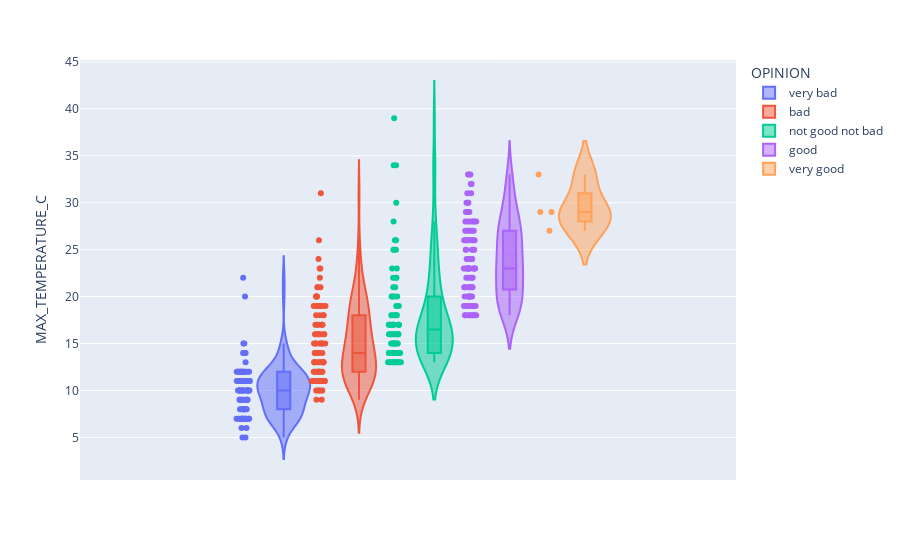

Source (notebook cell):
### Markdown cell above
## Draw 5 violin charts on the same figure
Do you know box plot ? Violin is like a box plot, but with density.

### Code cell
# Complete the code below to add Opinion on color argument.
# Change colors to be coherent and not to draw a rainbow.
# Could you read on the graph which is the max temperature for a "bad" weather ?

# fig = px.violin(df_weather, y="MAX_TEMPERATURE_C",  box=True, points="all")
# fig.show()

fig = px.violin(df_weather, y="MAX_TEMPERATURE_C", box=True, points="all", color="OPINION")

fig.show()

### Figure 1 — Plotly figure (JSON) as saved in the notebook; plotly's stock layout.template omitted (floating-point values rounded to 4 significant figures)
{"data": [{"alignmentgroup": "True", "box": {"visible": true}, "hovertemplate": "OPINION=very bad<br>MAX_TEMPERATURE_C=%{y}<extra></extra>", "legendgroup": "very bad", "marker": {"color": "#636efa"}, "name": "very bad", "offsetgroup": "very bad", "orientation": "v", "points": "all", "scalegroup": "True", "showlegend": true, "type": "violin", "x0": " ", "xaxis": "x", "y": [9, 8, 6, 5, 6, 5, 10, 7, 7, 10, 9, 9, 8, 9, 7, 7, 7, 8, 7, 7, 8, 8, 9, 7, 8, 7, 8, 7, 10, 11, 10, 12, 10, 12, 12, 12, 12, 11, 11, 11, 11, 12, 12, 12, 10, 10, 10, 10, 12, 12, 9, 14, 11, 12, 15, 15, 22, 20, 14, 14, 11, 11, 10, 11, 9, 11, 8, 9, 8, 10, 9, 7, 11, 10, 12, 7, 7, 7, 8, 7, 11, 11, 9, 12, 10, 10, 11, 13, 12, 11, 10, 10, 14, 12, 11, 9, 12, 10], "y0": " ", "yaxis": "y"}, {"alignmentgroup": "True", "box": {"visible": true}, "hovertemplate": "OPINION=bad<br>MAX_TEMPERATURE_C=%{y}<extra></extra>", "legendgroup": "bad", "marker": {"color": "#EF553B"}, "name": "bad", "offsetgroup": "bad", "orientation": "v", "points": "all", "scalegroup": "True", "showlegend": true, "type": "violin", "x0": " ", "xaxis": "x", "y": [10, 10, 10, 11, 11, 10, 9, 12, 11, 11, 12, 13, 14, 11, 11, 13, 12, 10, 11, 13, 11, 12, 14, 18, 13, 13, 12, 16, 15, 15, 15, 15, 14, 17, 18, 17, 19, 19, 15, 16, 23, 31, 26, 21, 23, 22, 20, 19, 24, 21, 17, 19, 19, 19, 20, 21, 19, 19, 17, 18, 18, 20, 20, 16, 16, 16, 16, 15, 15, 14, 15, 12, 14, 17, 16, 17, 14, 13, 12, 11, 11, 12, 13, 14, 13, 13, 9, 13, 13, 11, 12, 12, 12, 11], "y0": " ", "yaxis": "y"}, {"alignmentgroup": "True", "box": {"visible": true}, "hovertemplate": "OPINION=not good not bad<br>MAX_TEMPERATURE_C=%{y}<extra></extra>", "legendgroup": "not good not bad", "marker": {"color": "#00cc96"}, "name": "not good not bad", "offsetgroup": "not good not bad", "orientation": "v", "points": "all", "scalegroup": "True", "showlegend": true, "type": "violin", "x0": " ", "xaxis": "x", "y": [13, 15, 14, 15, 13, 17, 17, 14, 15, 14, 13, 13, 13, 15, 17, 13, 13, 14, 16, 17, 16, 14, 14, 14, 14, 15, 19, 14, 17, 15, 14, 16, 16, 16, 17, 17, 19, 15, 15, 20, 16, 18, 16, 17, 18, 18, 20, 34, 34, 22, 26, 25, 39, 23, 25, 28, 23, 22, 22, 21, 21, 26, 25, 30, 17, 20, 16, 18, 20, 17, 16, 16, 18, 13, 13, 13], "y0": " ", "yaxis": "y"}, {"alignmentgroup": "True", "box": {"visible": true}, "hovertemplate": "OPINION=good<br>MAX_TEMPERATURE_C=%{y}<extra></extra>", "legendgroup": "good", "marker": {"color": "#ab63fa"}, "name": "good", "offsetgroup": "good", "orientation": "v", "points": "all", "scalegroup": "True", "showlegend": true, "type": "violin", "x0": " ", "xaxis": "x", "y": [18, 19, 20, 18, 19, 18, 19, 21, 24, 21, 21, 18, 18, 18, 20, 21, 21, 20, 25, 23, 20, 18, 19, 19, 25, 28, 20, 20, 23, 27, 26, 31, 32, 26, 24, 25, 26, 28, 30, 28, 27, 25, 28, 26, 27, 26, 26, 29, 26, 33, 32, 23, 24, 23, 27, 29, 26, 25, 23, 23, 22, 23, 28, 30, 33, 30, 33, 29, 23, 23, 24, 26, 20, 19, 23, 22, 21, 22, 22, 24, 28, 29, 31, 21, 27, 23, 23, 27, 28, 19, 18, 21, 19], "y0": " ", "yaxis": "y"}, {"alignmentgroup": "True", "box": {"visible": true}, "hovertemplate": "OPINION=very good<br>MAX_TEMPERATURE_C=%{y}<extra></extra>", "legendgroup": "very good", "marker": {"color": "#FFA15A"}, "name": "very good", "offsetgroup": "very good", "orientation": "v", "points": "all", "scalegroup": "True", "showlegend": true, "type": "violin", "x0": " ", "xaxis": "x", "y": [29, 27, 33, 29], "y0": " ", "yaxis": "y"}], "layout": {"legend": {"title": {"text": "OPINION"}, "tracegroupgap": 0}, "margin": {"t": 60}, "violinmode": "group", "xaxis": {"anchor": "y", "domain": [0, 1]}, "yaxis": {"anchor": "x", "domain": [0, 1], "title": {"text": "MAX_TEMPERATURE_C"}}}}
